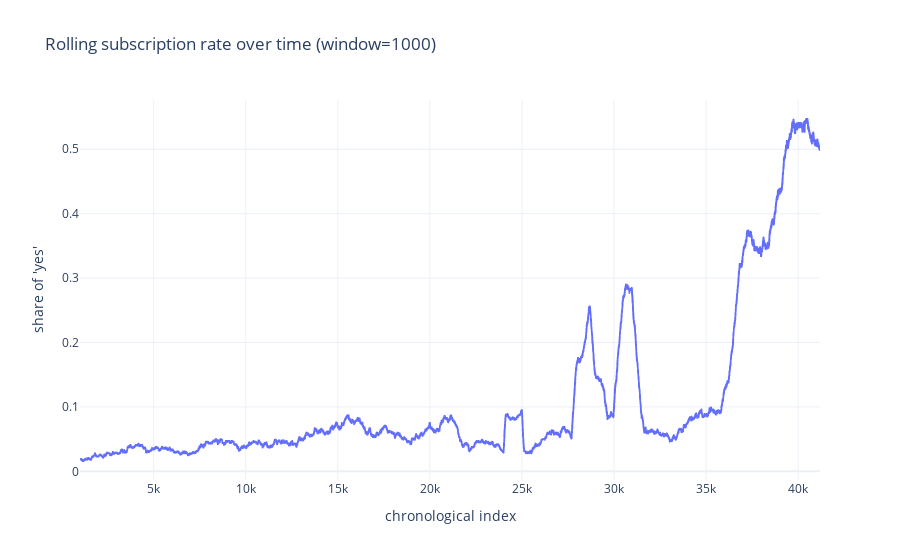

Notebook source saved alongside this figure:
### Markdown cell above
Ich sehe, dass wir eine Erfolgsquote bei den Anrufen von circa 11,2 % haben. Es liegt also eine Imbalance vor. Daher werde ich eine Baseline ziehen (immer "no") um zu sehen, ob mein Modell tatsächlich besser als dieses triviale Modell ist. Außerdem nutze ich diese Info für die Wahl meines KPIs in Kapitel 4 und bei der Konfiguration meines Modells.

Es fehlen wie beschrieben keine Daten.

Aufgrund der Datentypen weiß ich, dass ich verschiedene Preprocessings (Standard Scaler für die numerischen, One-Hot-Encoding für die kategorischen/str Datentypen) anwenden werde.

## 3. Baseline + erstes Modell

### Aufteilen der Daten in Train und Test (zeitbasierter Split)

Ich verwende einen zeitbasierten Split, d. h. das Modell wird auf einem früheren Zeitraum trainiert und auf einem späteren Zeitraum getestet.

Hinweis: Der Full-Datensatz *"bank-additional-full.csv"* ist chronologisch sortiert (Mai 2008 bis Nov 2010). Daher ist ein zeitbasierter Split hier plausibel.
Das 10%-Dataset *"bank-additional.csv"* ist hingegen eine zufällige Teilmenge und eignet sich primär für schnellere Experimente, nicht für zeitbasierte Evaluationsaussagen.

Den Parameter "duration", also die Länge des Telefonats, entferne ich gezielt aus den Trainingsdaten. Er ist nicht zielführend für unsere Prognose. Die Prognose soll dazu dienen, die richtigen Kandidaten zu ermitteln, mit denen ein Telefonat geführt wird, was aussichtsreiche Abschlusschancen hat.

### Code cell
from sklearn.metrics import recall_score, confusion_matrix

# Drop duration as it is only known after the call.
LEAKAGE_COLS = ["duration"]
df_model = df_work.drop(columns=LEAKAGE_COLS).copy()

x = df_model.drop(columns=[TARGET_COL])
y = df_model[TARGET_COL]

# Time-based split: train on earlier rows, test on later rows.
test_fraction = 0.2 # Split 80% train, 20% test
split_idx = int((1 - test_fraction) * len(df_model))

x_train, x_test = x.iloc[:split_idx], x.iloc[split_idx:]
y_train, y_test = y.iloc[:split_idx], y.iloc[split_idx:]

print("Train:", x_train.shape, ", Test:", x_test.shape, ", Total:", x.shape)
display(y_train.value_counts(normalize=True).rename("train_share"))
display(y_test.value_counts(normalize=True).rename("test_share"))
display(y.value_counts(normalize=True).rename("full_share"))

# Plot success rate of phone calls over time
import plotly.express as px

# y as binary (1 for yes, 0 for no)
y_bin = (df_work["y"] == "yes").astype(int)

# Rolling mean over index
window = 1000
rolling_rate = y_bin.rolling(window=window, min_periods=window).mean()

plot_df = pd.DataFrame({
    "index": np.arange(len(df_work)),
    "rolling_yes_rate": rolling_rate
}).dropna()

fig = px.line(
    plot_df, x="index", y="rolling_yes_rate",
    title=f"Rolling subscription rate over time (window={window})",
    labels={"rolling_yes_rate": "share of 'yes'", "index": "chronological index"}
)
fig.update_layout(template="plotly_white")
fig.show()

### Figure 1 — Plotly figure (JSON) as saved in the notebook; plotly's stock layout.template omitted (floating-point values rounded to 4 significant figures; data arrays with more than 128 entries replaced by an {"elided": "..."} marker saying what was removed)
{"data": [{"hovertemplate": "chronological index=%{x}<br>share of 'yes'=%{y}<extra></extra>", "legendgroup": "", "line": {"color": "#636efa", "dash": "solid"}, "marker": {"symbol": "circle"}, "mode": "lines", "name": "", "showlegend": false, "type": "scattergl", "x": {"elided": "40189 int values"}, "xaxis": "x", "y": {"elided": "40189 float values"}, "yaxis": "y"}], "layout": {"legend": {"tracegroupgap": 0}, "title": {"text": "Rolling subscription rate over time (window=1000)"}, "xaxis": {"anchor": "y", "domain": [0, 1], "title": {"text": "chronological index"}}, "yaxis": {"anchor": "x", "domain": [0, 1], "title": {"text": "share of 'yes'"}}}}
